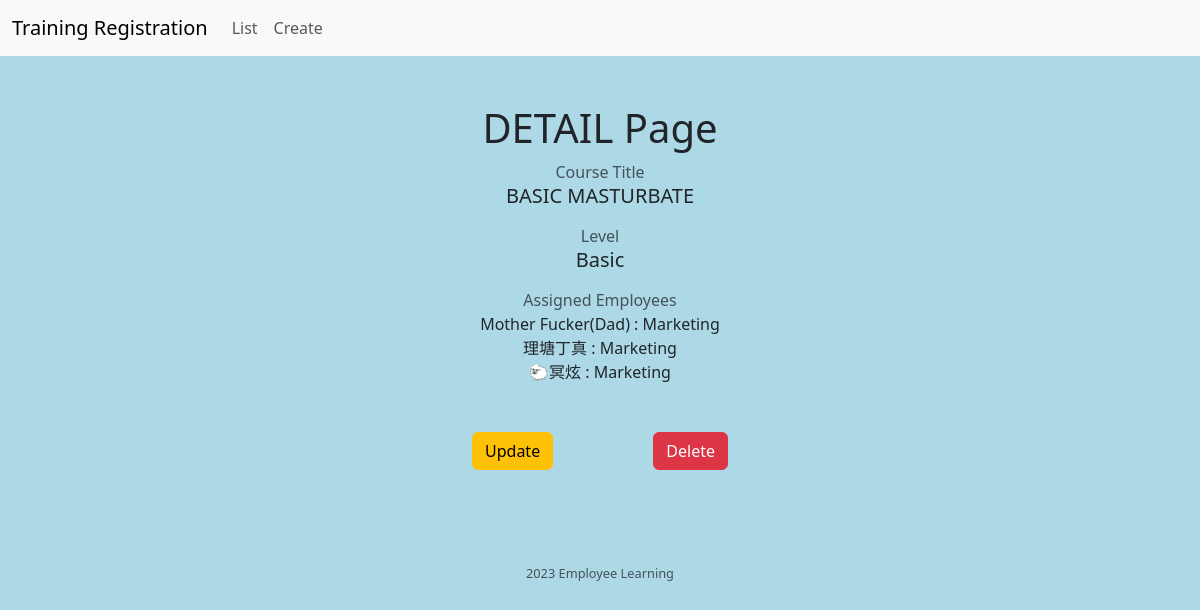
The app's page /course-detail/1/ with its own data.
### employee_learning/models.py (models this page shows, shortened)
class LearningCourse (models.Model):
    LEVEL=[('B','Basic'),('I','Intermediate'),('A','Advanced'),]
    title = models.CharField(max_length=50,unique=True)
    level = models.CharField(max_length=1,choices=LEVEL,default="I")
    employee = models.ManyToManyField(Employees)                ##多对多

class Employees(models.Model):
    name = models.CharField(max_length=25)
    division = models.ForeignKey(Division,on_delete=models.CASCADE)

class Division(models.Model):
    div_name=models.CharField(max_length=25)
    fuck_you=models.BooleanField (help_text="If you want to get fucked,please click this")
    fuck_me=models.DateTimeField(help_text="If you want to get fucked,please click this",verbose_name='时间')
    List=[('高','High'),('中','Medium'),('低','Low')]
    fuck_them=models.ImageField(verbose_name='请上传你的证件照')
    priority=models.CharField(max_length=1,choices=List,default='高',verbose_name='优先级')
    def __str__(self):
        return self.div_name

### employee_learning/views.py (the view)
# urls.py: path('course-detail/<int:pk>/',CourseDetail.as_view(),name='course_detail'),
class CourseDetail(DetailView):
    model = LearningCourse
    template_name='employee_learning/course_detail.html'
    context_object_name='course_object'

### templates/employee_learning/course_detail.html
{% extends "base/base.html" %}
{% load static %}
{% block body %}
    <div class="container text-center">
            <h1 class="text-center mt-5"> DETAIL Page </h1>
            <p class="text-muted mb-0">Course Title</p>
            <h5> {{ course_object.title|upper }} </h5>
            <p class="text-muted mt-3 mb-0">Level</p>
            <h5>{{ course_object.get_level_display }}</h5>
            <p class="text-muted mt-3 mb-0">Assigned Employees</p>
            {% for emp in course_object.employee.all %}
               <p class="mb-0">{{ emp.name }} : {{ emp.division }}</p>
            {% endfor %}
            <a href="{% url 'course_update' object.pk%}" class="btn btn-warning m-5">Update</a>
            <a href="{% url 'course_delete' object.pk%}" class="btn btn-danger m-5">Delete</a>
     </div>
{% endblock %}

### static/css/custom.css (style rules this page uses)
body { background-color: lightblue }

### records on screen
LearningCourse: title "BASIC MASTURBATE", level "Basic"
Employees: name "Mother Fucker(Dad)", division "Marketing"
Employees: name "理塘丁真", division "Marketing"
Employees: name "🐑冥炫", division "Marketing"
